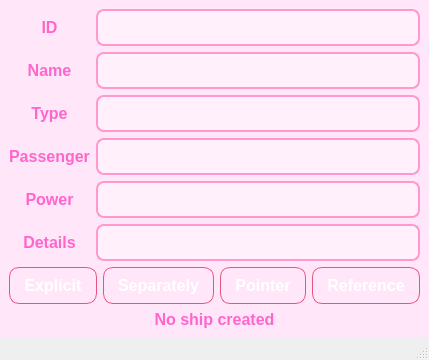
<?xml version="1.0" encoding="UTF-8"?>
<ui version="4.0">
 <class>MainWindow</class>
 <widget class="QMainWindow" name="MainWindow">
  <property name="windowTitle">
   <string>Ship Creator</string>
  </property>
  <widget class="QWidget" name="centralwidget">
   <layout class="QVBoxLayout" name="verticalLayout">
    <item>
     <layout class="QGridLayout" name="gridLayout">
      <item row="0" column="0">
       <widget class="QLabel" name="label_id">
        <property name="text">
         <string>ID</string>
        </property>
        <property name="alignment">
         <set>Qt::AlignCenter</set>
        </property>
       </widget>
      </item>
      <item row="0" column="1">
       <widget class="QLineEdit" name="idLine"/>
      </item>
      <item row="1" column="0">
       <widget class="QLabel" name="label_name">
        <property name="text">
         <string>Name</string>
        </property>
        <property name="alignment">
         <set>Qt::AlignCenter</set>
        </property>
       </widget>
      </item>
      <item row="1" column="1">
       <widget class="QLineEdit" name="nameLine"/>
      </item>
      <item row="2" column="0">
       <widget class="QLabel" name="label_type">
        <property name="text">
         <string>Type</string>
        </property>
        <property name="alignment">
         <set>Qt::AlignCenter</set>
        </property>
       </widget>
      </item>
      <item row="2" column="1">
       <widget class="QLineEdit" name="typeLine"/>
      </item>
      <item row="3" column="0">
       <widget class="QLabel" name="label_passenger">
        <property name="text">
         <string>Passenger</string>
        </property>
        <property name="alignment">
         <set>Qt::AlignCenter</set>
        </property>
       </widget>
      </item>
      <item row="3" column="1">
       <widget class="QLineEdit" name="passengerLine"/>
      </item>
      <item row="4" column="0">
       <widget class="QLabel" name="label_power">
        <property name="text">
         <string>Power</string>
        </property>
        <property name="alignment">
         <set>Qt::AlignCenter</set>
        </property>
       </widget>
      </item>
      <item row="4" column="1">
       <widget class="QLineEdit" name="powerLine"/>
      </item>
      <item row="5" column="0">
       <widget class="QLabel" name="label_details">
        <property name="text">
         <string>Details</string>
        </property>
        <property name="alignment">
         <set>Qt::AlignCenter</set>
        </property>
       </widget>
      </item>
      <item row="5" column="1">
       <widget class="QLineEdit" name="detailsLine"/>
      </item>
     </layout>
    </item>
    <item>
     <layout class="QHBoxLayout" name="buttonLayout">
      <item>
       <widget class="QPushButton" name="explicitCreate">
        <property name="text">
         <string>Explicit</string>
        </property>
       </widget>
      </item>
      <item>
       <widget class="QPushButton" name="separatelyCreate">
        <property name="text">
         <string>Separately</string>
        </property>
       </widget>
      </item>
      <item>
       <widget class="QPushButton" name="pointerCreate">
        <property name="text">
         <string>Pointer</string>
        </property>
       </widget>
      </item>
      <item>
       <widget class="QPushButton" name="referenceCreate">
        <property name="text">
         <string>Reference</string>
        </property>
       </widget>
      </item>
     </layout>
    </item>
    <item>
     <widget class="QLabel" name="shipLabel">
      <property name="text">
       <string>No ship created</string>
      </property>
      <property name="alignment">
       <set>Qt::AlignCenter</set>
      </property>
     </widget>
    </item>
   </layout>
   <property name="styleSheet">
    <string notr="true">
     QWidget {
         background-color: #ffe6f9;
         font-family: "Comic Sans MS", "Segoe UI", sans-serif;
         font-size: 12pt;
         color: #6b006b;
     }
     QLabel {
         font-weight: bold;
         color: #ff66cc;
     }
     QLineEdit {
         background-color: #fff0fb;
         border: 2px solid #ff99cc;
         padding: 6px;
         border-radius: 8px;
         color: #cc0066;
     }
     QPushButton {
         background-color: qlineargradient(
             x1: 0, y1: 0, x2: 1, y2: 0,
             stop: 0 #ff69b4, stop: 1 #ff1493
         );
         color: white;
         font-weight: bold;
         padding: 8px 14px;
         border-radius: 10px;
         border: 1px solid #e75480;
     }
     QPushButton:hover {
         background-color: #ff85b4;
     }
     QPushButton:pressed {
         background-color: #ff3399;
     }
     QStatusBar, QMenuBar {
         background-color: #ffcce6;
         color: #800040;
     }
    </string>
   </property>
  </widget>
  <widget class="QMenuBar" name="menubar"/>
  <widget class="QStatusBar" name="statusbar"/>
 </widget>
 <resources/>
 <connections/>
</ui>
